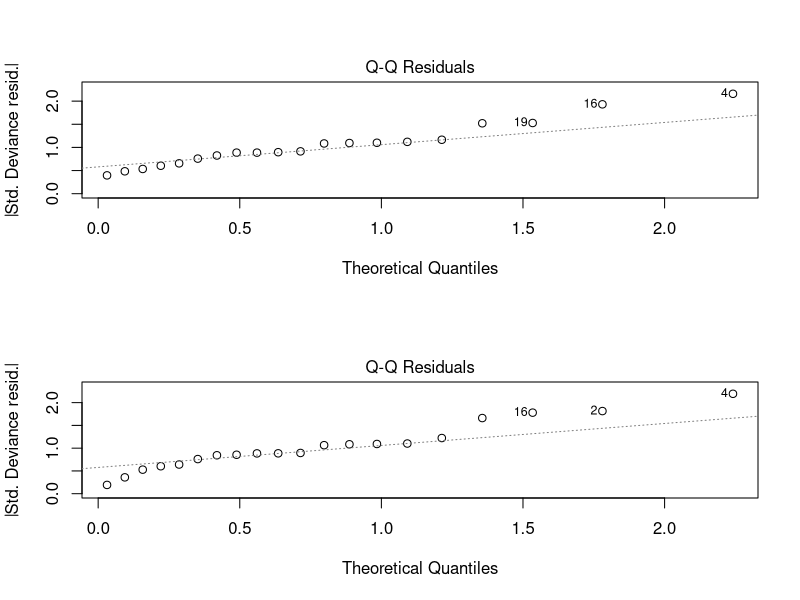

Reproduce this figure in R.
# Universidade Federal de Pernambuco
# Centro de Filosofia e Ciencias Humanas
# Departamento de Ciencia Politica

setwd("/Users/LUIZFERNANANDO/Desktop")
options(scipen = 9999)
options(max.print =100000)
install.packages("readxl")
library(readxl)
database <- read_excel("database.xlsx")

# Sumário Estatístico
adap <- database$adap_gcf
adap <- as.numeric(adap)
summary(adap)
sd(adap)

climate_risk <- database$climate_risk
climate_risk <- as.numeric(climate_risk)
summary(climate_risk)
sd(climate_risk)

climi <- database$climi
climi <- as.numeric(climi)
summary(climi)
sd(climi)

pub_op_climate <- database$pub_op_climate
pub_op_climate <- as.numeric(pub_op_climate)
summary(pub_op_climate)
sd(pub_op_climate)

# Modelo Logístico
logit <- glm(adap ~ climate_risk + climi + pub_op_climate, 
             family = binomial)

summary(logit)

logitIT <- glm(adap ~ climate_risk + climi + pub_op_climate +
              (climate_risk*climi),
              family = binomial)

summary(logitIT)

# Resíduos
par(mfrow=c(2,1))
plot(logit, 2)
plot(logitIT, 2)

# Autocorrelacao e Heterocedasticidade
library(lmtest)
library(car)
bptest(logitIT)
dwtest(logitIT)
bgtest(logitIT)

# Estimacao Robusta
library(sandwich)
coeftest(logitIT, 
         vcov = vcovHC(logitIT, type = "HC3"))
